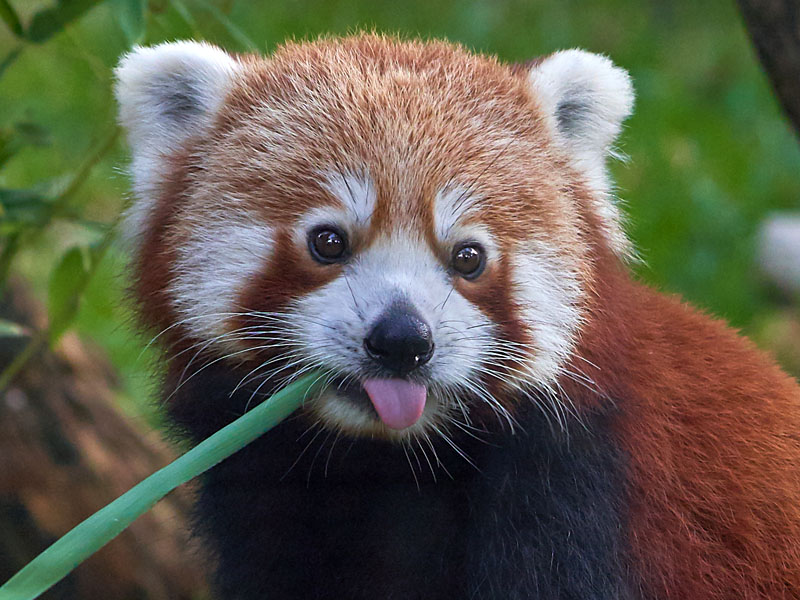
#> input picture examen_final/python/data/oso_rojo.jpg, 800 x 600 px, found by its file name
$ jupyter execute examen_final_python.ipynb   (shell and % lines are left out)   (older library calls are emulated)
#> lines starting #> are read from the running program, lines starting #| are printed output that depends on the picture; after the words box and inside, x2 and y2 are one past the last pixel; in counts of white or black regions, pixels touching at a corner belong together
[cell 1]
import cv2
import numpy as np
import matplotlib.pyplot as plt
from pathlib import Path
import imageio.v2 as imageio


# Directorios de trabajo (se crean si no existen)
DATA_DIR = Path("data")
GIF_DIR = Path("gifs")

DATA_DIR.mkdir(exist_ok=True)
GIF_DIR.mkdir(exist_ok=True)

print("Carpeta de datos:", DATA_DIR.resolve())
print("Carpeta de GIFs:", GIF_DIR.resolve())

## 1. Carga y visualización de la imagen

En esta sección cargo una imagen a color (RGB) de un animal en vía de extinción y la muestro.

[cell 2]
img_path = DATA_DIR / "data\oso_rojo.jpg"

# Cargar imagen en BGR (formato por defecto de OpenCV)
img_bgr = cv2.imread(str(img_path))
#> img_bgr is the input picture: shape (600, 800, 3); mean B, G, R 76.9, 93.1, 96.4

if img_bgr is None:
    raise FileNotFoundError(f"No se pudo cargar la imagen en {img_path}")

# Convertir a RGB para visualizar correctamente con matplotlib
img_rgb = cv2.cvtColor(img_bgr, cv2.COLOR_BGR2RGB)

plt.figure(figsize=(5, 5))
plt.imshow(img_rgb)
plt.axis("off")
plt.title("Imagen original (RGB) - Animal en vía de extinción")
plt.show()

## 2. Filtros básicos

Se aplica:
- Un filtro de suavizado (desenfoque gaussiano).
- Un filtro de realce de bordes (Laplaciano sobre escala de grises).

[cell 3]
# Filtro de suavizado: desenfoque gaussiano
blur = cv2.GaussianBlur(img_rgb, (7, 7), sigmaX=1.5)

# Escala de grises para el filtro de bordes
gray = cv2.cvtColor(img_rgb, cv2.COLOR_RGB2GRAY)
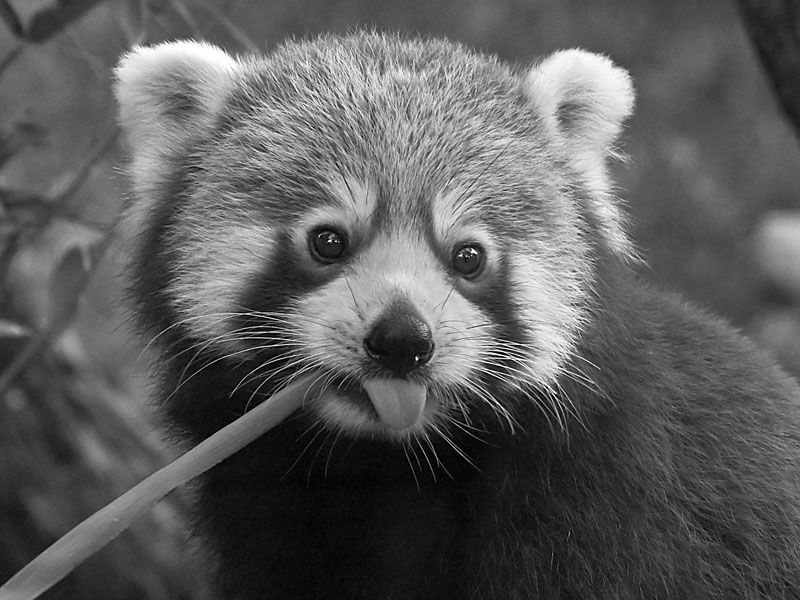
#> gray: shape (600, 800); min 0, max 255, mean 92.3

# Realce de bordes con Laplaciano
edges_lap = cv2.Laplacian(gray, ddepth=cv2.CV_64F, ksize=3)
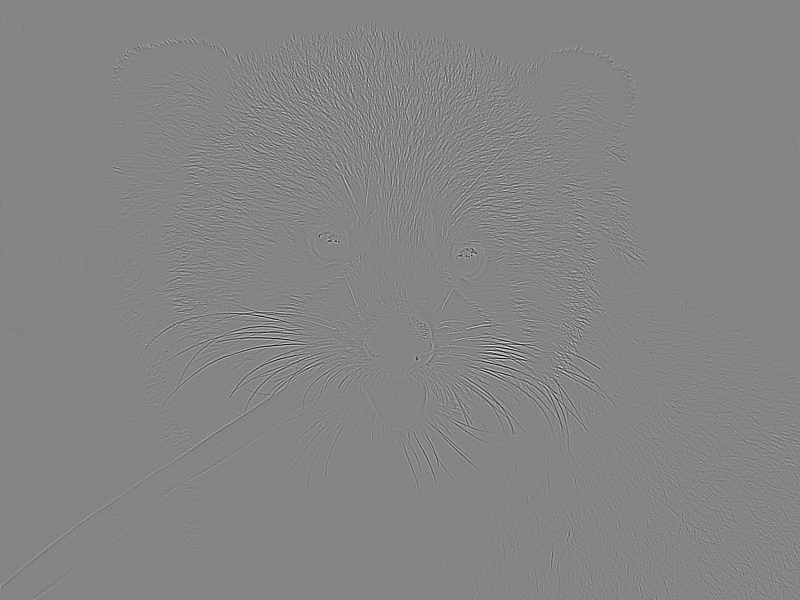
#> edges_lap: shape (600, 800) float64; min -1732, max 1588, mean 0; drawn with min black and max white
edges_lap = cv2.convertScaleAbs(edges_lap)
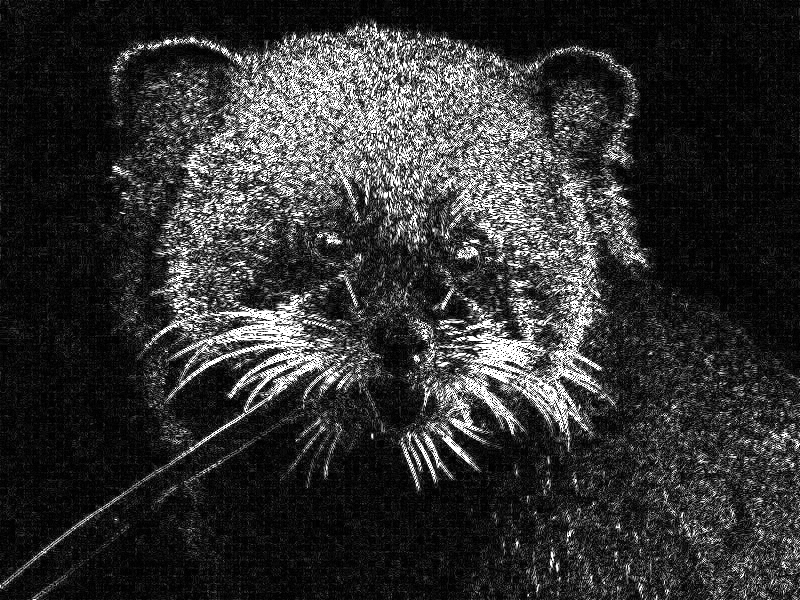
#> edges_lap: shape (600, 800); min 0, max 255, mean 50.1

fig, axes = plt.subplots(1, 3, figsize=(15, 5))

axes[0].imshow(img_rgb)
axes[0].set_title("Original")
axes[0].axis("off")

axes[1].imshow(blur)
axes[1].set_title("Suavizado (Gaussiano)")
axes[1].axis("off")

axes[2].imshow(edges_lap, cmap="gray")
axes[2].set_title("Realce de bordes (Laplaciano)")
axes[2].axis("off")

plt.show()
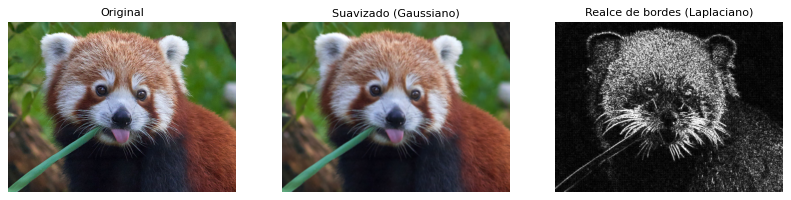
#> figure drawn by matplotlib, 3 panels

**Comentario visual:**

- El **suavizado gaussiano** reduce el ruido y la textura fina, por lo que la imagen se ve más “suave” y menos nítida.
- El **Laplaciano** resalta los cambios bruscos de intensidad: bordes del animal, contornos y límites con el fondo se ven como líneas claras sobre fondo más oscuro.

## 3. Visualización de canales de color (R, G, B)

Se separa la imagen en sus tres canales y se muestra cada uno en escala de grises.

[cell 4]
# Separar los tres canales
R = img_rgb[:, :, 0]
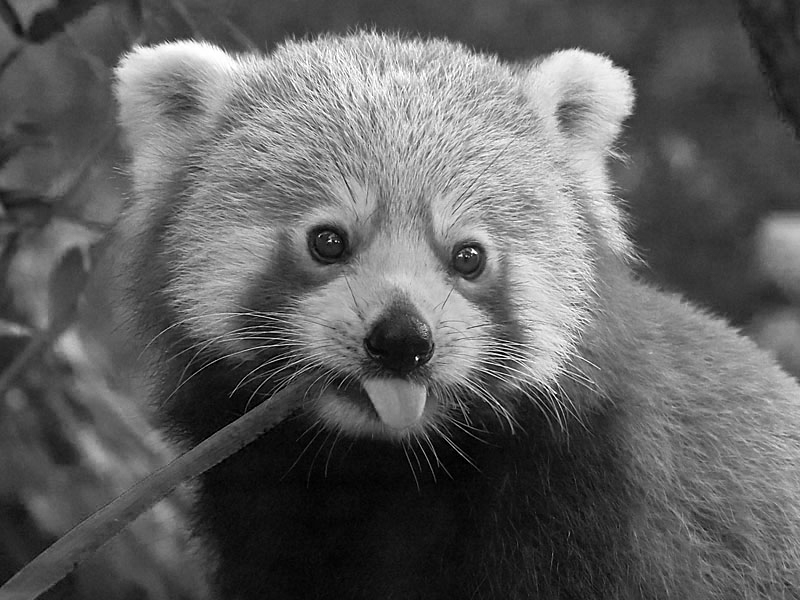
#> R: shape (600, 800); min 0, max 255, mean 96.4
G = img_rgb[:, :, 1]
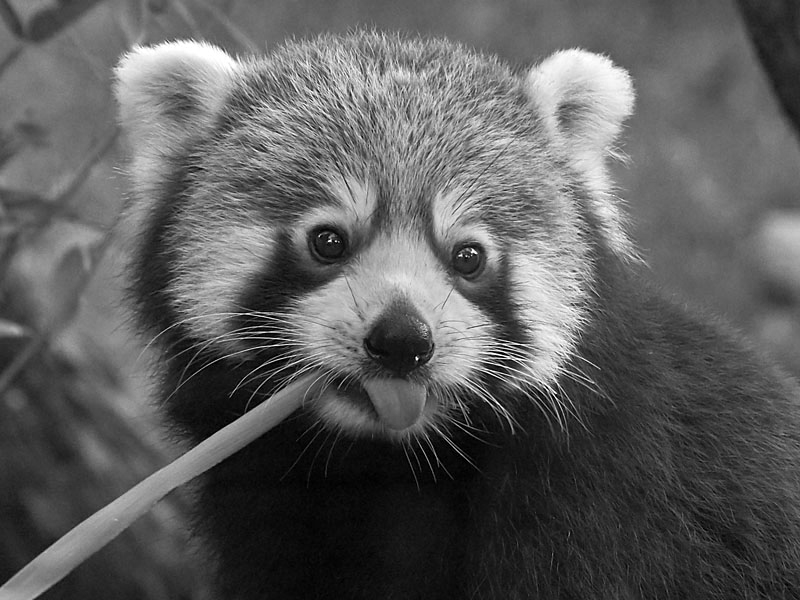
#> G: shape (600, 800); min 0, max 255, mean 93.1
B = img_rgb[:, :, 2]
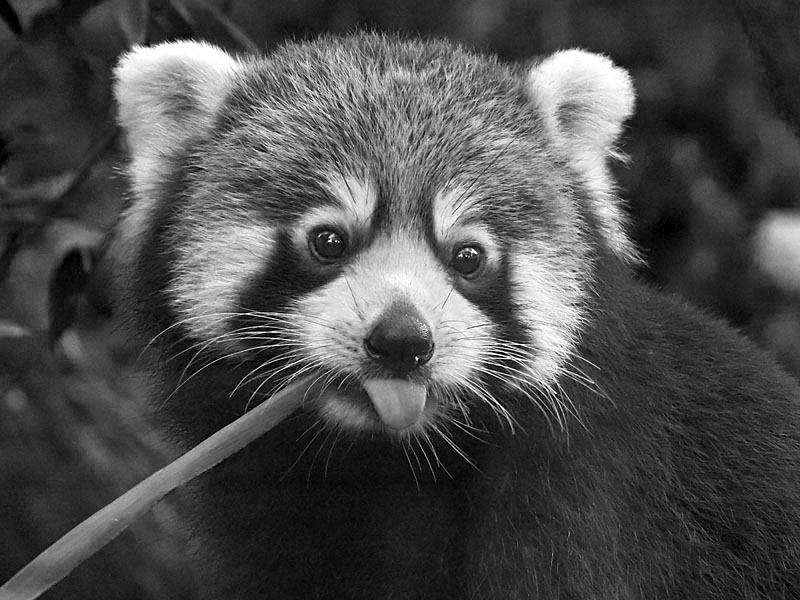
#> B: shape (600, 800); min 0, max 255, mean 76.9

fig, axes = plt.subplots(1, 3, figsize=(15, 5))

axes[0].imshow(R, cmap="gray")
axes[0].set_title("Canal R")
axes[0].axis("off")

axes[1].imshow(G, cmap="gray")
axes[1].set_title("Canal G")
axes[1].axis("off")

axes[2].imshow(B, cmap="gray")
axes[2].set_title("Canal B")
axes[2].axis("off")

plt.show()

**Observaciones por canal:**

- En el canal **R (rojo)** se ven más claras las zonas donde predomina este color (por ejemplo, partes del cuerpo del animal o fondo con tonos cálidos).
- En el canal **G (verde)** se resaltan las áreas con vegetación o tonos verdosos: hojas, plantas, algas, etc.
- En el canal **B (azul)** suelen verse más claras zonas de cielo o agua (si la imagen es marina) o elementos con tonos fríos.

Un valor más claro indica que en esa región hay **más cantidad de ese color**; más oscuro, menos.

## 4. Operaciones morfológicas

Se trabaja sobre una versión binarizada de la imagen y se aplican dos operaciones morfológicas:
- Apertura (opening).
- Cierre (closing).

[cell 5]
# Binarización con umbral de Otsu sobre la imagen en grises
_, binary = cv2.threshold(gray, 0, 255, cv2.THRESH_BINARY + cv2.THRESH_OTSU)
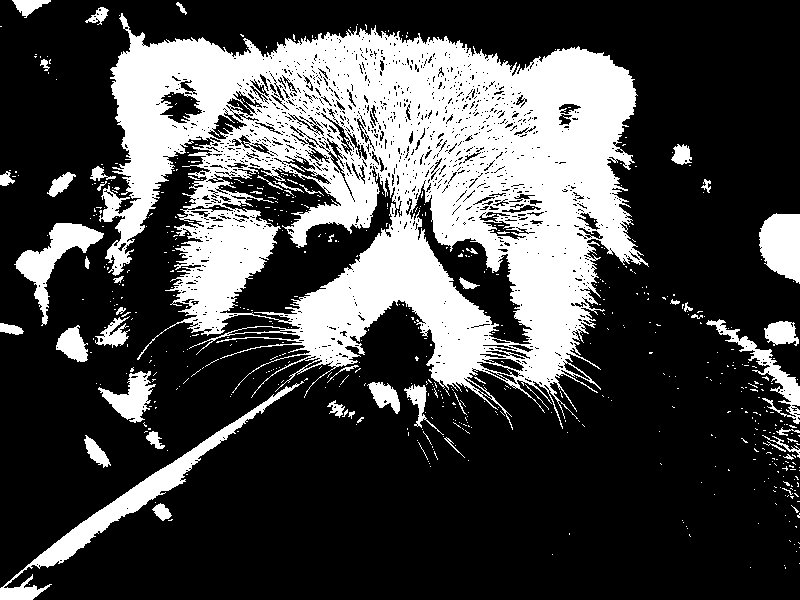
#> binary: shape (600, 800); 28.1% white; 611 white regions (561 under 20 px), largest, box (x1, y1, x2, y2) and area: (99, 13, 649, 430) 113162, (0, 381, 304, 600) 5249, (14, 223, 104, 326) 2563

# Elemento estructurante (kernel)
kernel = cv2.getStructuringElement(cv2.MORPH_RECT, (5, 5))

# Operación 1: Apertura (elimina ruido blanco pequeño)
opening = cv2.morphologyEx(binary, cv2.MORPH_OPEN, kernel)
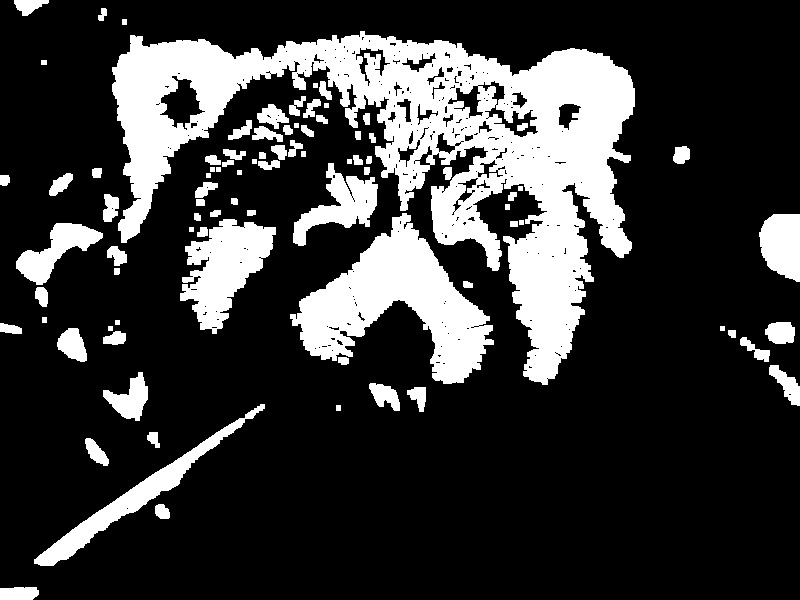
#> opening: shape (600, 800); 22.2% white; 87 white regions, largest, box (x1, y1, x2, y2) and area: (112, 31, 635, 385) 61894, (290, 213, 494, 384) 14926, (180, 219, 276, 334) 5860

# Operación 2: Cierre (rellena huecos negros dentro de objetos blancos)
closing = cv2.morphologyEx(binary, cv2.MORPH_CLOSE, kernel)
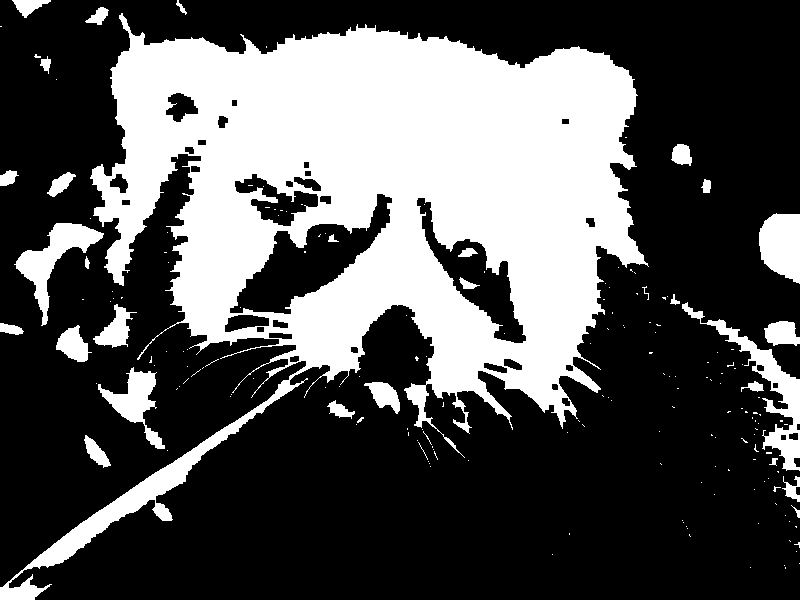
#> closing: shape (600, 800); 32.9% white; 186 white regions (155 under 20 px), largest, box (x1, y1, x2, y2) and area: (0, 13, 649, 600) 141315, (682, 302, 800, 471) 3314, (14, 223, 104, 326) 2633

fig, axes = plt.subplots(1, 3, figsize=(15, 5))

axes[0].imshow(binary, cmap="gray")
axes[0].set_title("Binarizada")
axes[0].axis("off")

axes[1].imshow(opening, cmap="gray")
axes[1].set_title("Apertura")
axes[1].axis("off")

axes[2].imshow(closing, cmap="gray")
axes[2].set_title("Cierre")
axes[2].axis("off")

plt.show()

**Efectos de las operaciones morfológicas:**

- La **apertura** (erosión seguida de dilatación) elimina objetos blancos pequeños y ruido aislado, haciendo que las regiones principales queden más “limpias”.
- El **cierre** (dilatación seguida de erosión) tiende a **cerrar huecos negros** dentro de regiones blancas y unir partes cercanas, haciendo los objetos más compactos.

## 5. Animación (GIF)

Se genera un GIF que muestra de forma secuencial:
- Imagen original.
- Filtro suavizado.
- Realce de bordes.
- Imagen binarizada.
- Resultados de apertura y cierre.

[cell 6]
frames = []

# Asegurarse de que todos los frames sean RGB
frame_original = img_rgb.copy()
frame_blur = blur.copy()
frame_edges = cv2.cvtColor(edges_lap, cv2.COLOR_GRAY2RGB)
frame_binary = cv2.cvtColor(binary, cv2.COLOR_GRAY2RGB)
frame_opening = cv2.cvtColor(opening, cv2.COLOR_GRAY2RGB)
frame_closing = cv2.cvtColor(closing, cv2.COLOR_GRAY2RGB)

frames.extend([
    frame_original,
    frame_blur,
    frame_edges,
    frame_binary,
    frame_opening,
    frame_closing,
])

gif_path = GIF_DIR / "procesamiento_animal.gif"

# loop=0 → se repite para siempre
imageio.mimsave(
    gif_path,
    frames,
    duration=0.8,  # 0.8 s por frame
    loop=0
)

print("GIF guardado en:", gif_path)
